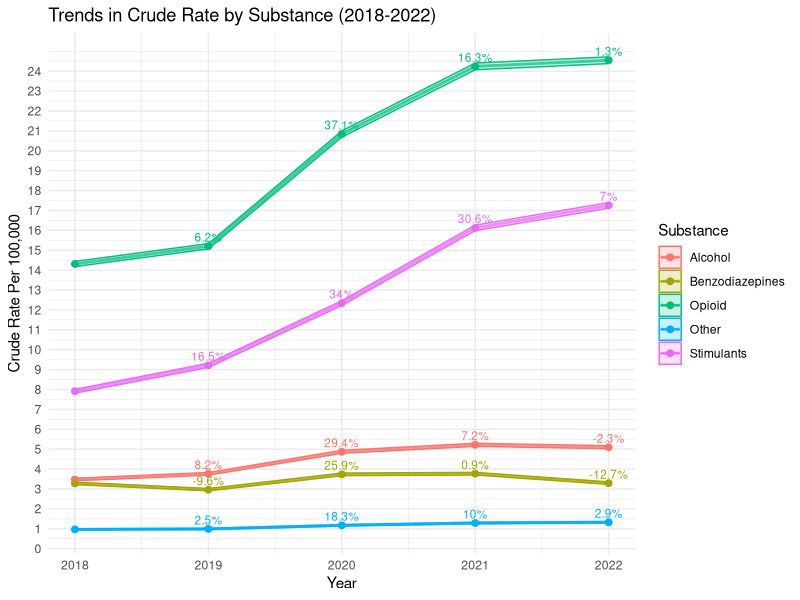
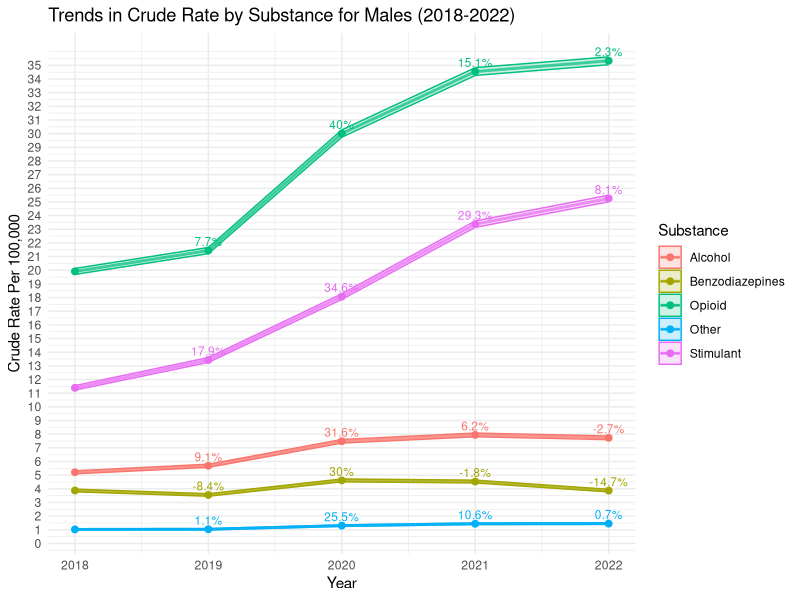
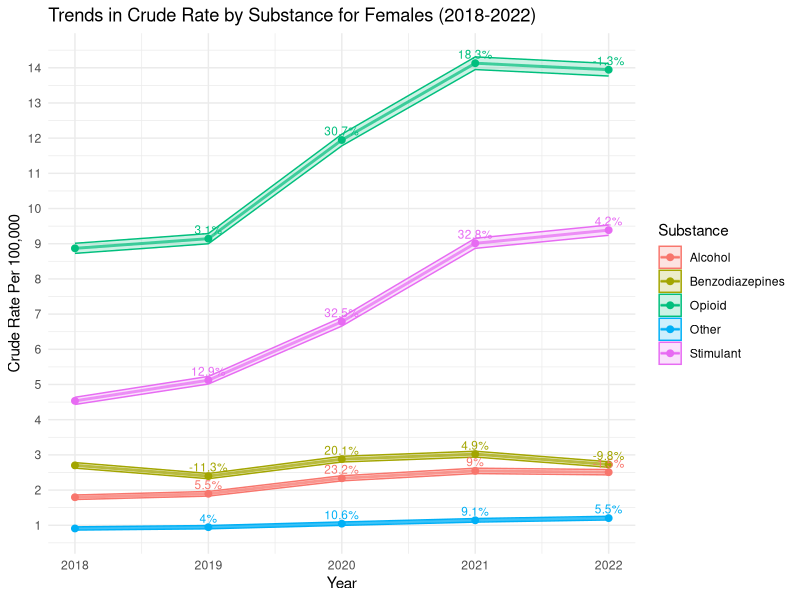
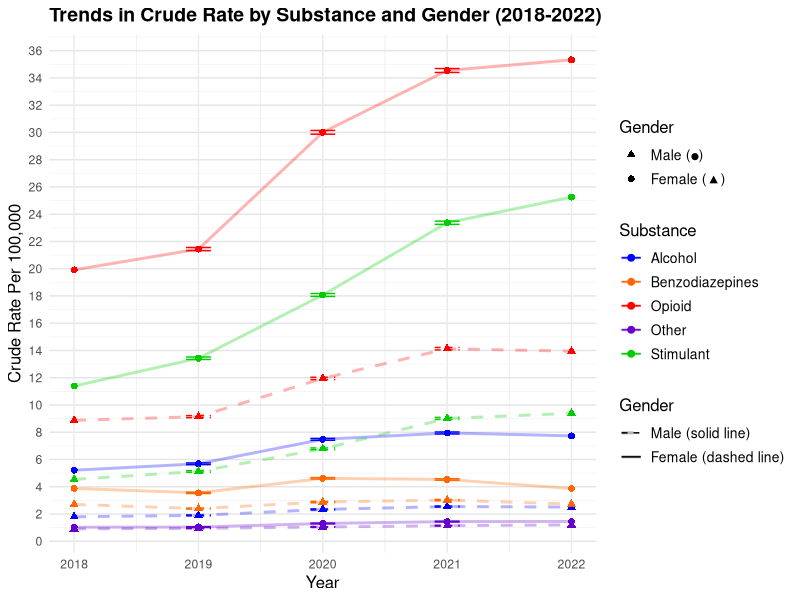

The R source for these figures, in order:
## ---- chunk 1
library(readxl)
library(ggplot2)
library(dplyr)
library(tidyverse)
## ---- chunk 2
# Load the data from the Excel file
data <- read_excel("Figure data.xlsx", sheet = "Year")

# Filter the data for the required substances and years (2018-2022)
substances <- c("Opioid", "Alcohol", "Stimulants", "Benzodiazepines", "Other")
filtered_data <- data %>%
  filter(Substances %in% substances, Year >= 2018 & Year <= 2022) %>%
  arrange(Substances, Year) %>%
  group_by(Substances) %>%
  mutate(`Percent Change` = ( (`Crude Rate` - lag(`Crude Rate`)) / lag(`Crude Rate`) ) * 100)

# Create the trend line plot with points, 95% CI, error bars, and percentage change labels
ggplot(filtered_data, aes(x = Year, y = `Crude Rate`, color = Substances)) +
  geom_line(size = 1, alpha = 0.7) +
  geom_point(size = 2) +
  geom_ribbon(aes(ymin = `Crude Rate Lower 95% Confidence Interval`, 
                  ymax = `Crude Rate Upper 95% Confidence Interval`, 
                  fill = Substances), alpha = 0.2) +
  geom_errorbar(aes(ymin = `Crude Rate` - `Crude Rate Standard Error`, 
                    ymax = `Crude Rate` + `Crude Rate Standard Error`), 
                width = 0, size = 0.5) +
  geom_text(aes(label = ifelse(is.na(`Percent Change`), "", 
                               paste0(round(`Percent Change`, 1), "%"))),
            vjust = -0.5, size = 3, show.legend = FALSE) +
  labs(title = "Trends in Crude Rate by Substance (2018-2022)",
       x = "Year",
       y = "Crude Rate Per 100,000",
       color = "Substance",
       fill = "Substance") +
  scale_y_continuous(breaks = seq(0, max(filtered_data$`Crude Rate`, na.rm = TRUE), by = 1)) +
  theme_minimal()
## ---- chunk 3
# Load the data from the Excel file
data <- read_excel("Figure data.xlsx", sheet = "Gender")

# Filter the data for the required substances and years (2018-2022)
substances <- c("Opioid", "Alcohol", "Stimulant", "Benzodiazepines", "Other")
filtered_data <- data %>%
  filter(Substance %in% substances, Year >= 2018 & Year <= 2022)

# Separate data by gender
male_data <- filtered_data %>%
  filter(Gender == "Male") %>%
  arrange(Substance, Year) %>%
  group_by(Substance) %>%
  mutate(`Percent Change` = ( (`Crude Rate` - lag(`Crude Rate`)) / lag(`Crude Rate`) ) * 100)

female_data <- filtered_data %>%
  filter(Gender == "Female") %>%
  arrange(Substance, Year) %>%
  group_by(Substance) %>%
  mutate(`Percent Change` = ( (`Crude Rate` - lag(`Crude Rate`)) / lag(`Crude Rate`) ) * 100)

# Create the trend line plot for males
ggplot(male_data, aes(x = Year, y = `Crude Rate`, color = Substance)) +
  geom_line(size = 1, alpha = 0.7) +
  geom_point(size = 2) +
  geom_ribbon(aes(ymin = `Crude Rate Lower 95% Confidence Interval`, 
                  ymax = `Crude Rate Upper 95% Confidence Interval`, 
                  fill = Substance), alpha = 0.2) +
  geom_errorbar(aes(ymin = `Crude Rate` - `Crude Rate Standard Error`, 
                    ymax = `Crude Rate` + `Crude Rate Standard Error`), 
                width = 0, size = 0.5) +
  geom_text(aes(label = ifelse(is.na(`Percent Change`), "", 
                               paste0(round(`Percent Change`, 1), "%"))),
            vjust = -0.5, size = 3, show.legend = FALSE) +
  labs(title = "Trends in Crude Rate by Substance for Males (2018-2022)",
       x = "Year",
       y = "Crude Rate Per 100,000",
       color = "Substance",
       fill = "Substance") +
  scale_y_continuous(breaks = seq(0, max(male_data$`Crude Rate`, na.rm = TRUE), by = 1)) +
  theme_minimal()

# Create the trend line plot for females
ggplot(female_data, aes(x = Year, y = `Crude Rate`, color = Substance)) +
  geom_line(size = 1, alpha = 0.7) +
  geom_point(size = 2) +
  geom_ribbon(aes(ymin = `Crude Rate Lower 95% Confidence Interval`, 
                  ymax = `Crude Rate Upper 95% Confidence Interval`, 
                  fill = Substance), alpha = 0.2) +
  geom_errorbar(aes(ymin = `Crude Rate` - `Crude Rate Standard Error`, 
                    ymax = `Crude Rate` + `Crude Rate Standard Error`), 
                width = 0, size = 0.5) +
  geom_text(aes(label = ifelse(is.na(`Percent Change`), "", 
                               paste0(round(`Percent Change`, 1), "%"))),
            vjust = -0.5, size = 3, show.legend = FALSE) +
  labs(title = "Trends in Crude Rate by Substance for Females (2018-2022)",
       x = "Year",
       y = "Crude Rate Per 100,000",
       color = "Substance",
       fill = "Substance") +
  scale_y_continuous(breaks = seq(0, max(female_data$`Crude Rate`, na.rm = TRUE), by = 1)) +
  theme_minimal()
## ---- chunk 4

## ---- chunk 5
# Remove geom_text() for cleaner visualization
p <- ggplot(filtered_data, aes(x = Year, y = `Crude Rate`, 
                         color = Substance,    # 按物质类型上色
                         shape = Gender,       # 按性别区分形状
                         linetype = Gender)) + # 按性别区分线型
  # 先画线
  geom_line(size = 1, alpha = 0.3) +  
  # 再画点
  geom_point(size = 2) +
  # 误差棒
  geom_errorbar(aes(ymin = `Crude Rate` - `Crude Rate Standard Error`, 
                    ymax = `Crude Rate` + `Crude Rate Standard Error`), 
                width = 0.2, 
                size = 0.5) +
  # 设置形状：男性圆点，女性三角形
  scale_shape_manual(values = c("Male" = 16, "Female" = 17),
                    labels = c("Male (●)", "Female (▲)")) +  
  # 设置线型：男性实线，女性虚线
  scale_linetype_manual(values = c("Male" = "solid", "Female" = "dashed"),
                       labels = c("Male (solid line)", "Female (dashed line)")) +  
  # 设置颜色
  scale_color_manual(values = c(
    "Opioid" = "#FF0000",          # 红色
    "Alcohol" = "#0000FF",         # 蓝色
    "Stimulant" = "#00CC00",      # 绿色
    "Benzodiazepines" = "#FF6600", # 橙色
    "Other" = "#6600CC"            # 紫色
  )) +
  # 设置x轴
  scale_x_continuous(
    breaks = seq(from = 2018, to = 2022, by = 1),
    limits = c(2018, 2022)
  ) +
  # 设置y轴
  scale_y_continuous(
    breaks = seq(0, ceiling(max(filtered_data$`Crude Rate`, na.rm = TRUE)), by = 2)
  ) +
  # 设置标签
  labs(title = "Trends in Crude Rate by Substance and Gender (2018-2022)",
       x = "Year",
       y = "Crude Rate Per 100,000",
       color = "Substance",
       shape = "Gender",
       linetype = "Gender") +
  theme_minimal() +
  theme(
    plot.title = element_text(size = 14, face = "bold"),
    axis.title = element_text(size = 12),
    legend.title = element_text(size = 12),
    legend.text = element_text(size = 10),
    legend.position = "right",
    panel.grid.major.y = element_line(color = "gray90"),
    panel.grid.minor.y = element_line(color = "gray95"))

# Print the updated plot
print(p)
## ---- chunk 6

